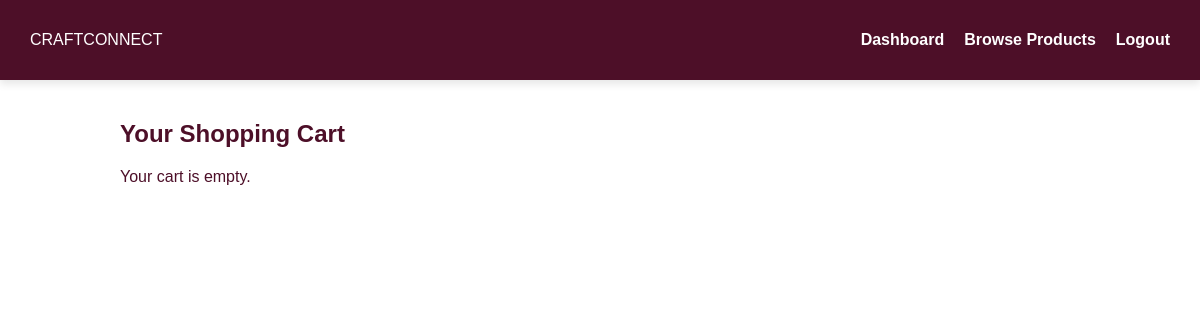
Page /cart (signed in) on the earlier database version.
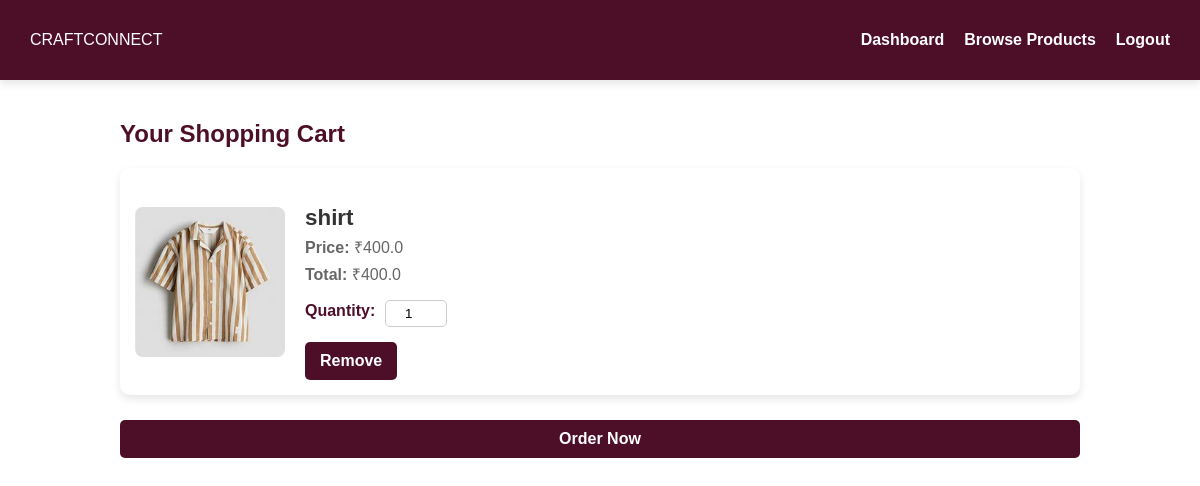
Same page on the later database version.
### tables this page shows
CREATE TABLE cart (
            id INTEGER PRIMARY KEY AUTOINCREMENT,
            user_id INTEGER NOT NULL,
            product_id INTEGER NOT NULL,
            quantity INTEGER NOT NULL DEFAULT 1,
            FOREIGN KEY (user_id) REFERENCES users (id),
            FOREIGN KEY (product_id) REFERENCES products (id)
        );

CREATE TABLE products (
            id INTEGER PRIMARY KEY AUTOINCREMENT,
            name TEXT NOT NULL,
            description TEXT NOT NULL,
            price REAL NOT NULL,
            image TEXT NOT NULL,
            manufacturer_id INTEGER, approved INTEGER DEFAULT 0, category TEXT, stock_limit INTEGER DEFAULT NULL, size_chart TEXT,
            FOREIGN KEY (manufacturer_id) REFERENCES users (id)
        );

### app.py (the view)
@app.route('/cart')
def cart():
    if "user_id" not in session:
        return redirect(url_for("login"))
    user_id = session["user_id"]
    conn = sqlite3.connect("craftconnect.db")
    cursor = conn.cursor()
    cursor.execute("""
        SELECT products.id, products.name, products.price, cart.quantity, products.image
        FROM cart
        JOIN products ON cart.product_id = products.id
        WHERE cart.user_id=?
    """, (user_id,))
    cart_items = cursor.fetchall()
    conn.close()
    return render_template("cart.html", cart_items=cart_items)

### templates/cart.html (shortened to what this page needs)
<!DOCTYPE html>
<html lang="en">
<head>
    <link rel="stylesheet" href="{{ url_for('static', filename='css/styles.css') }}">
</head>
<body>
    <nav class="navbar">
        <div class="logo">CRAFTCONNECT</div>
        <ul class="nav-links">
            <li><a href="{{ url_for('customer_dashboard') }}">Dashboard</a></li>
            <li><a href="{{ url_for('browse_products') }}">Browse Products</a></li>
            <li><a href="{{ url_for('logout') }}">Logout</a></li>
        </ul>
    </nav>
    <section class="cart-container">
        <h2>Your Shopping Cart</h2>
        {% if cart_items %}
            {% for item in cart_items %}
            <div class="cart-item">
                <img src="{{ url_for('static', filename='uploads/' + item[4]) }}" class="cart-img">
                <div class="cart-details">
                    <h3>{{ item[1] }}</h3>
                    <p><strong>Price:</strong> ₹{{ item[2] }}</p>
                    <p><strong>Total:</strong> ₹{{ item[2] * item[3] }}</p>
                    <form action="{{ url_for('update_cart_quantity', product_id=item[0]) }}" method="POST" class="quantity-container">
                        <label><strong>Quantity:</strong></label>
                        <input type="number" name="quantity" value="{{ item[3] }}" min="1" onchange="this.form.submit()">
                    </form>
                    <div class="button-container">
                        <form action="{{ url_for('remove_from_cart', product_id=item[0]) }}" method="POST">
                            <button type="submit" class="remove-btn">Remove</button>
                        </form>
                    </div>
                </div>
            </div>
            {% endfor %}
            <div class="order-now-container">
                <form action="{{ url_for('checkout') }}" method="POST">
                    <button type="submit" class="order-btn">Order Now</button>
                </form>
            </div>
        {% else %}
            <p>Your cart is empty.</p>
        {% endif %}
    </section>
</body>
</html>

Differences in the rows shown:
added cart: image (picture), name "shirt", price "400.0", item[2]*item[3] "400.0", quantity "1"
Other differences:
text no longer shown: "Your cart is empty."
text now shown: "Order Now"
